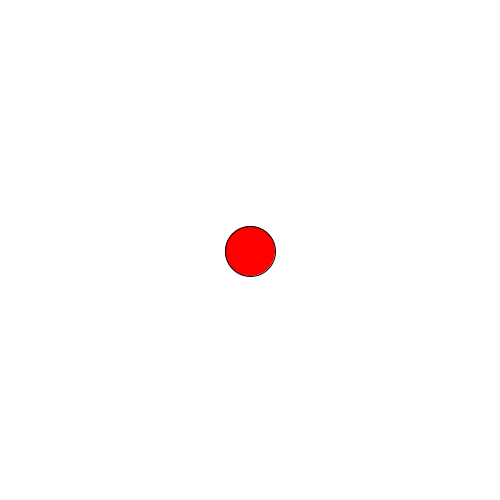
Frame 1 (no input)
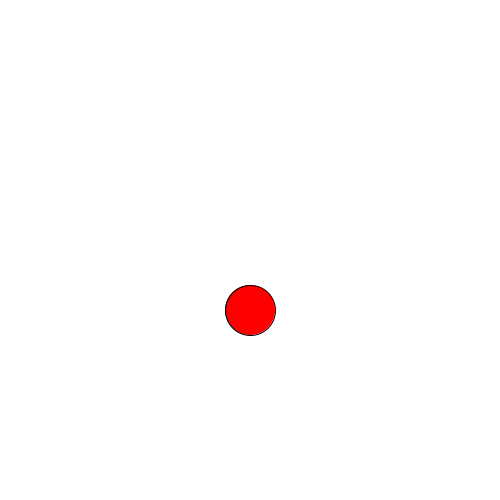
Frame 60 (the mouse pressed at the canvas centre just before this capture)
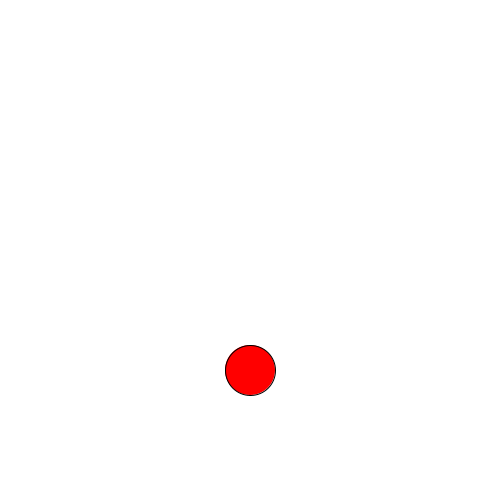
Frame 120 (the mouse held since frame 60 and released just before this capture)

The Processing sketch that drew these frames (run headless with seeded random() and noise(); from frame 60 on, the mouse is pressed at the canvas centre):

// Processing sketch: processing_105008
// ── processing_105008.pde

//needing thinking ouside of the box, or in the box :) this was a bit tricky

int ypos;
int xpos;
int direction;

void setup() {
  size(500, 500);
  ypos=height/2;
  xpos=width/2;
  direction=1;
}

void draw() {
  background(255);
  if (ypos>=height || ypos<=0) {
    direction=(direction*-1);
  }
  ypos+=direction;
  fill(255,0,0);
  ellipse(xpos, ypos, 50, 50);
}
